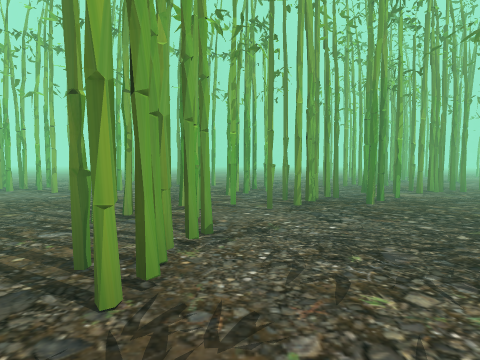
[1] (above)

15 first-person views from a walk through a Unity game level. The camera is 1.2 m above the floor, tilts 4° down and sees 85° across. The floor is counted in squares, 2 m on a side. Each view is taken from the middle of a square. On the plan, view 1 faces up. The plan holds only what a view shows up to about 9 squares ahead; the rest is blank. The place goes on beyond the plan. The player character is not drawn. Some animated figures are left out. Some surface patterns are stand-ins.

[2]
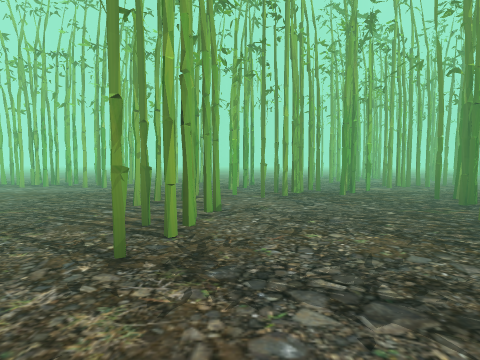

[3]
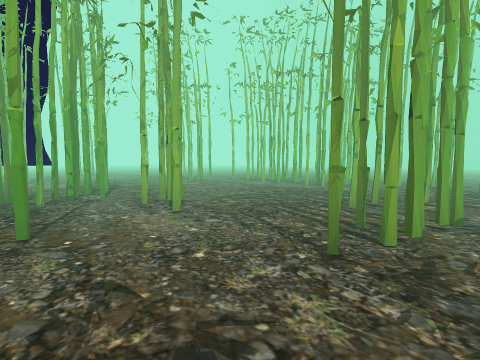

[4]
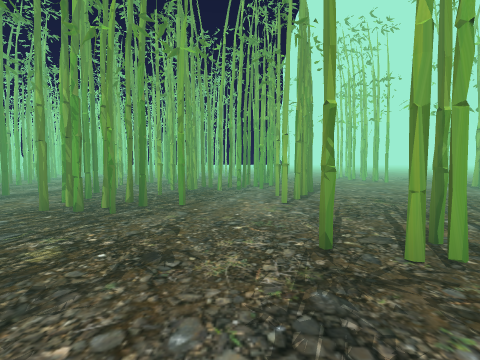

[5]
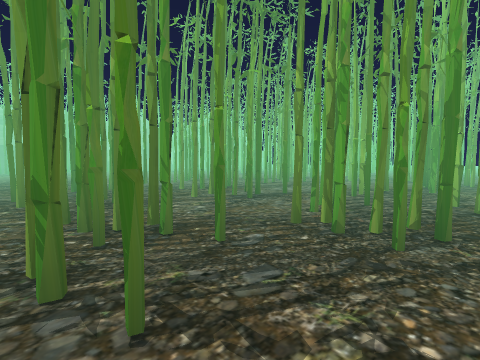

[6]
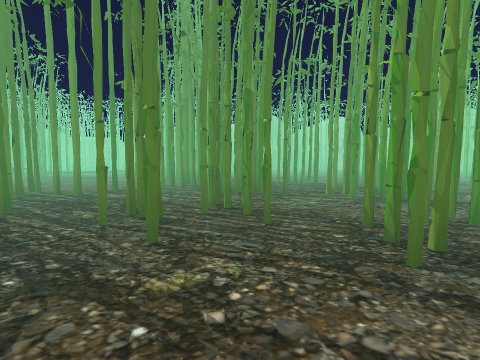

[7]
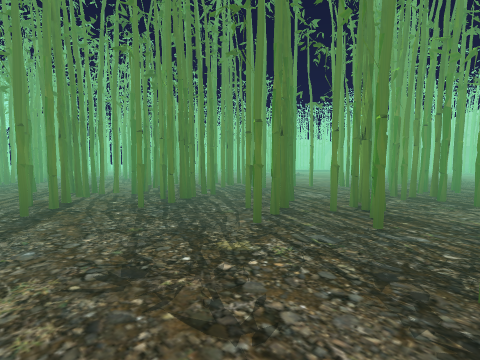

[8]
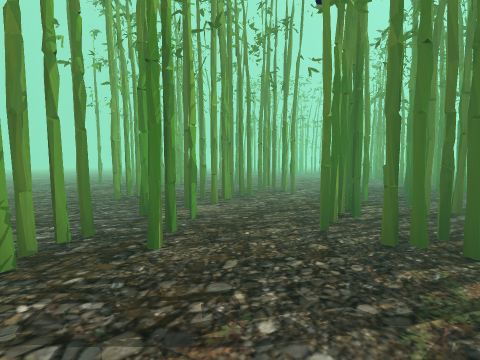

[9]
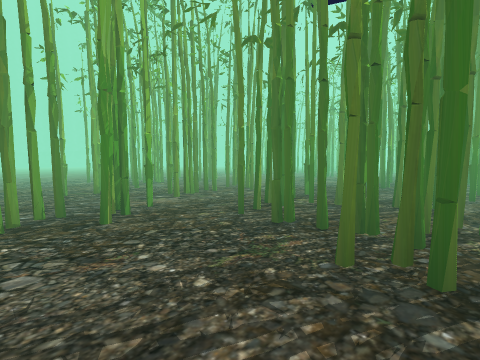

[10]
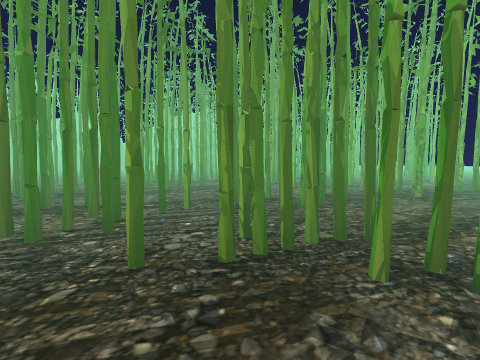

[11]
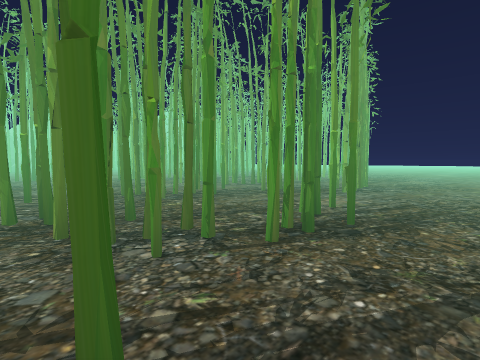

[12]
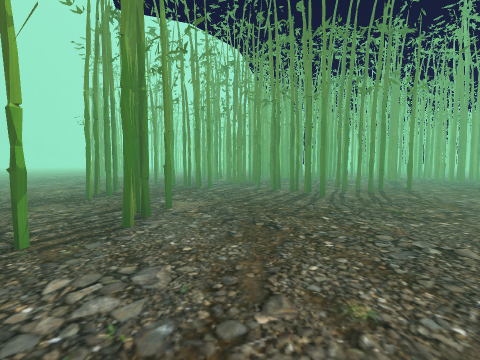

[13]
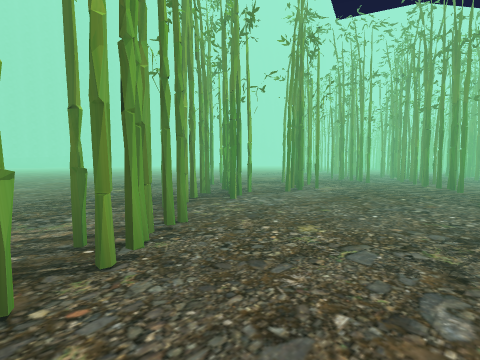

[14]
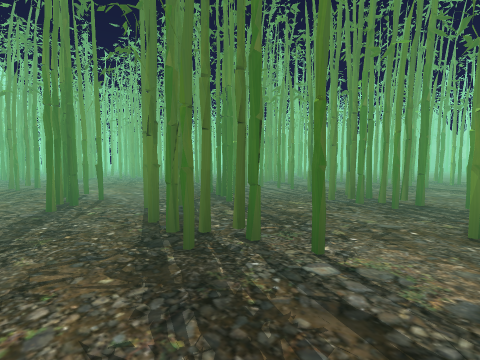

[15]
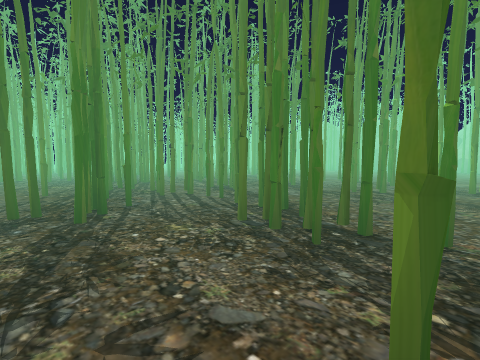

### Floor plan
Key: @ floor where view 1 was taken; # wall or solid block; x gap in a wall; . floor; = window, fence, low wall or low ledge; T thing the floor can be seen under or through.
Columns run from 8 left of view 1 to 10 right of it. Each row starts with its distance up from view 1.
 12  ..       ...
 11  ...      ...
 10  ....  ...... #
  9  ...........##.
  8 .....#......###.
  7 ...........T###...
  6 ..TTT.###xTT###...
  5 ..TT.#..#.TT## ...#
  4 .#......TTT..... ##
  3 #......TT .TTTTT##
  2 .......TT..TT
  1 .##.TT.T...#
  0 ...TT...@.##
 -1 #..TT.#..###
 -2 #TT.x.#.TT##
 -3 #=T.####T.##
 -4 #...## #...#
 -5 #####  # .##
 -6        ####

Where each view was taken, in squares from view 1:
view 1: 0 up, 0 right, facing up
view 2: 1 down, 0 right, facing up
view 3: 1 down, 0 right, facing up-left
view 4: 0 up, 1 right, facing left
view 5: 1 down, 0 right, facing down-left
view 6: 0 up, 1 left, facing down
view 7: 0 up, 2 left, facing down-right
view 8: 2 up, 1 right, facing up-right
view 9: 1 up, 1 right, facing up-right
view 10: 0 up, 3 left, facing down-left
view 11: 2 up, 4 left, facing down-left
view 12: 4 up, 6 left, facing right
view 13: 2 up, 8 left, facing up-right
view 14: 2 up, 8 left, facing down-right
view 15: 0 up, 8 left, facing down-right
